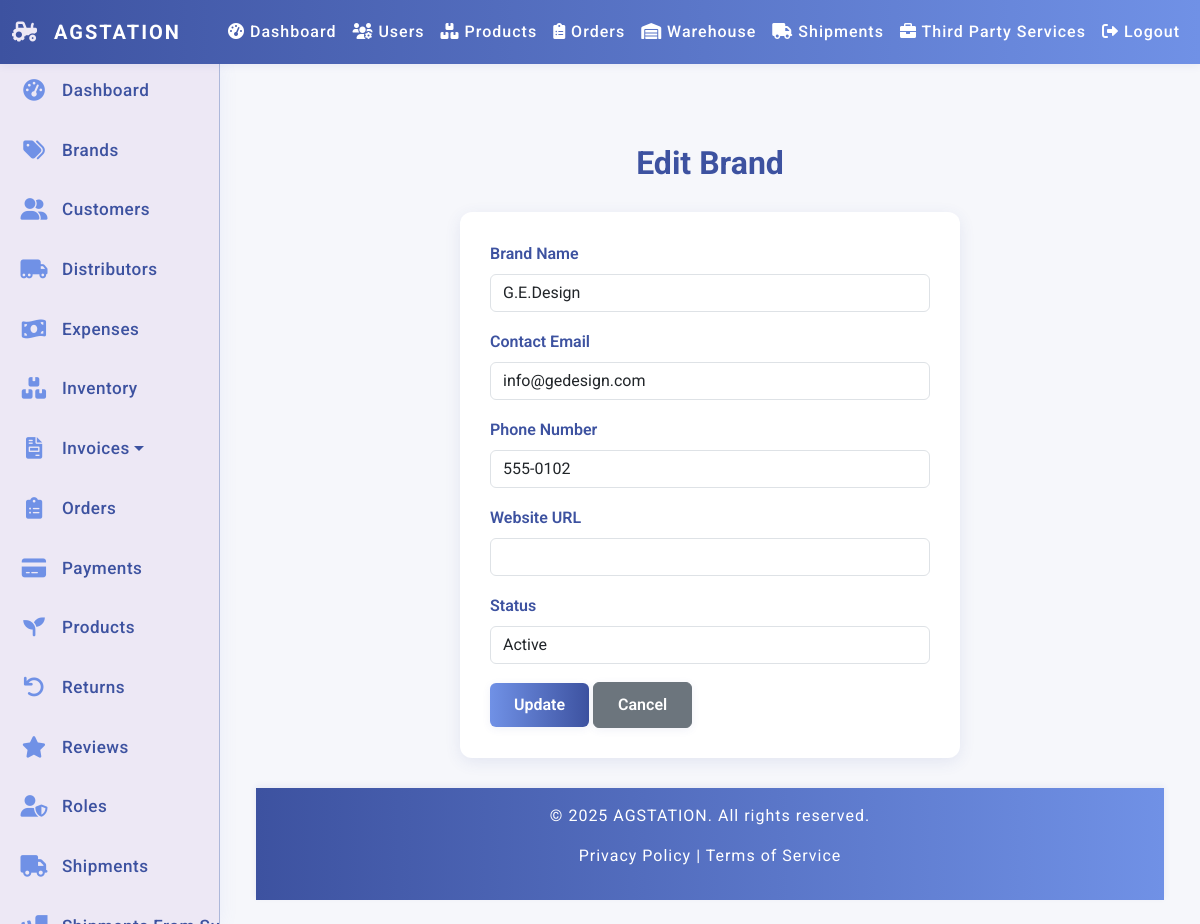
The page /admin/brands/edit.php?id=2 (signed in) on the database its author committed.
### tables this page shows
CREATE TABLE Brands (
    brand_id INT PRIMARY KEY AUTO_INCREMENT,
    name VARCHAR(255) NOT NULL,
    contact_email VARCHAR(255),
    phone_number VARCHAR(50),
    website_url VARCHAR(255),
    authorized_reseller BOOLEAN DEFAULT FALSE,
    contract_document_url TEXT,
    category VARCHAR(255),
    status ENUM('Active', 'Pending', 'Blacklisted') DEFAULT 'Pending',
    notes TEXT
);

### admin/brands/edit.php (the view, shortened to what this page needs)
<?php
include('../../config/db.php');
$id = filter_input(INPUT_GET, 'id', FILTER_VALIDATE_INT);
try {
    $stmt = $pdo->prepare("SELECT * FROM Brands WHERE brand_id = ?");
    $stmt->execute([$id]);
    $brand = $stmt->fetch(PDO::FETCH_ASSOC);
} catch (PDOException $e) {
    die("Database error: " . $e->getMessage());
}
include('../../includes/header.php');
?>
<div class="container mt-4">
    <h2>Edit Brand</h2>
    <form method="POST">
        <div class="mb-3">
            <label for="name" class="form-label">Brand Name</label>
            <input type="text" class="form-control" name="name" value="<?= htmlspecialchars($brand['name'] ?? '') ?>" required>
        </div>
        <div class="mb-3">
            <label for="contact_email" class="form-label">Contact Email</label>
            <input type="email" class="form-control" name="contact_email" value="<?= htmlspecialchars($brand['contact_email'] ?? '') ?>">
        </div>
        <div class="mb-3">
            <label for="phone_number" class="form-label">Phone Number</label>
            <input type="text" class="form-control" name="phone_number" value="<?= htmlspecialchars($brand['phone_number'] ?? '') ?>">
        </div>
        <div class="mb-3">
            <label for="website_url" class="form-label">Website URL</label>
            <input type="url" class="form-control" name="website_url" value="<?= htmlspecialchars($brand['website_url'] ?? '') ?>">
        </div>
        <div class="mb-3">
            <label for="status" class="form-label">Status</label>
            <select class="form-control" name="status" required>
                <option value="Active" <?= ($brand['status'] ?? '') === 'Active' ? 'selected' : '' ?>>Active</option>
            </select>
        </div>
        <button type="submit" class="btn btn-primary">Update</button>
        <a href="index.php" class="btn btn-secondary">Cancel</a>
    </form>
</div>
<?php include('../../includes/footer.php'); ?>

### assets/css/style.css (style rules this page uses)
html, body { height: 100%; margin: 0; padding: 0; }
body { font-family: 'Roboto', sans-serif; margin: 0; padding: 0; background: #EDE8F5; color: #222; min-height: 100vh; display: flex; flex-direction: column; height: 100vh; }
h1, h2 { text-align: center; color: #3D52A0; font-weight: 700; margin-bottom: 20px; }
.btn, button { font-weight: 600; border-radius: 6px; padding: 10px 24px; transition: all 0.2s; box-shadow: 0 2px 8px rgba(61, 82, 160, 0.08); }
.btn-primary, .btn-primary:focus { background: linear-gradient(90deg, #7091E6 0%, #3D52A0 100%); border: none; color: #fff; }
form { background: #fff; border-radius: 12px; box-shadow: 0 4px 16px rgba(61, 82, 160, 0.10); padding: 30px; margin: 30px auto; max-width: 500px; animation: fadeIn 0.5s; }
form label { font-weight: 600; color: #3D52A0; }
form input, form textarea, form select { border-radius: 6px; border: 1px solid #ADB8DA; padding: 12px; margin-bottom: 18px; font-size: 1rem; transition: border-color 0.2s; -webkit-transition: border-color 0.2s; -moz-transition: border-color 0.2s; -ms-transition: border-color 0.2s; -o-transition: border-color 0.2s; }

### rows shown on the page
brands: name "G.E.Design", contact_email "info@gedesign.com", phone_number "555-0102", status "Active"
